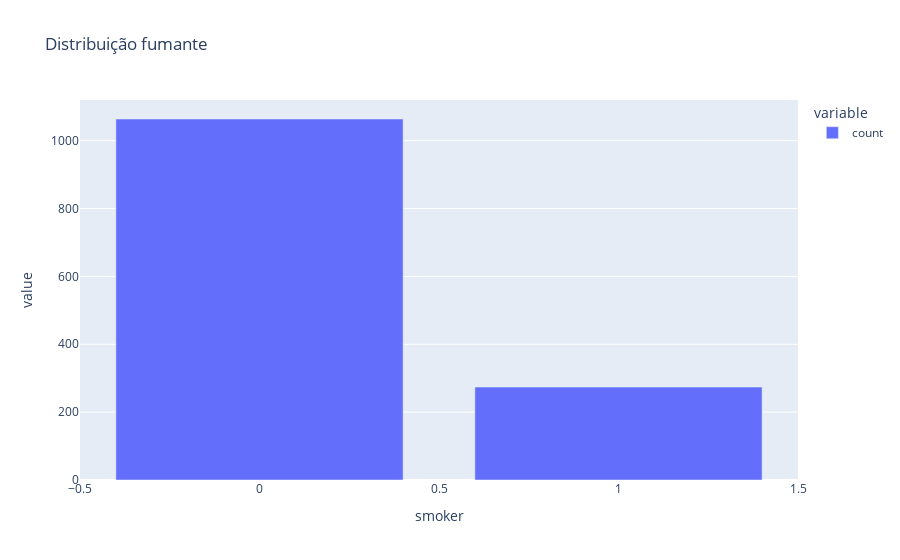

The cell this chart's notebook holds for it:
### Code cell
# mostrar a distribuição da variável Smoker
fig = px.bar(df_costs['smoker'].value_counts(), title='Distribuição fumante')
fig.show()

### Figure 1 — Plotly figure (JSON) as saved in the notebook; plotly's stock layout.template omitted (floating-point values rounded to 4 significant figures)
{"data": [{"hovertemplate": "variable=count<br>smoker=%{x}<br>value=%{y}<extra></extra>", "legendgroup": "count", "marker": {"color": "#636efa", "pattern": {"shape": ""}}, "name": "count", "orientation": "v", "showlegend": true, "textposition": "auto", "type": "bar", "x": [0, 1], "xaxis": "x", "y": [1064, 274], "yaxis": "y"}], "layout": {"barmode": "relative", "legend": {"title": {"text": "variable"}, "tracegroupgap": 0}, "title": {"text": "Distribuição fumante"}, "xaxis": {"anchor": "y", "domain": [0, 1], "title": {"text": "smoker"}}, "yaxis": {"anchor": "x", "domain": [0, 1], "title": {"text": "value"}}}}
